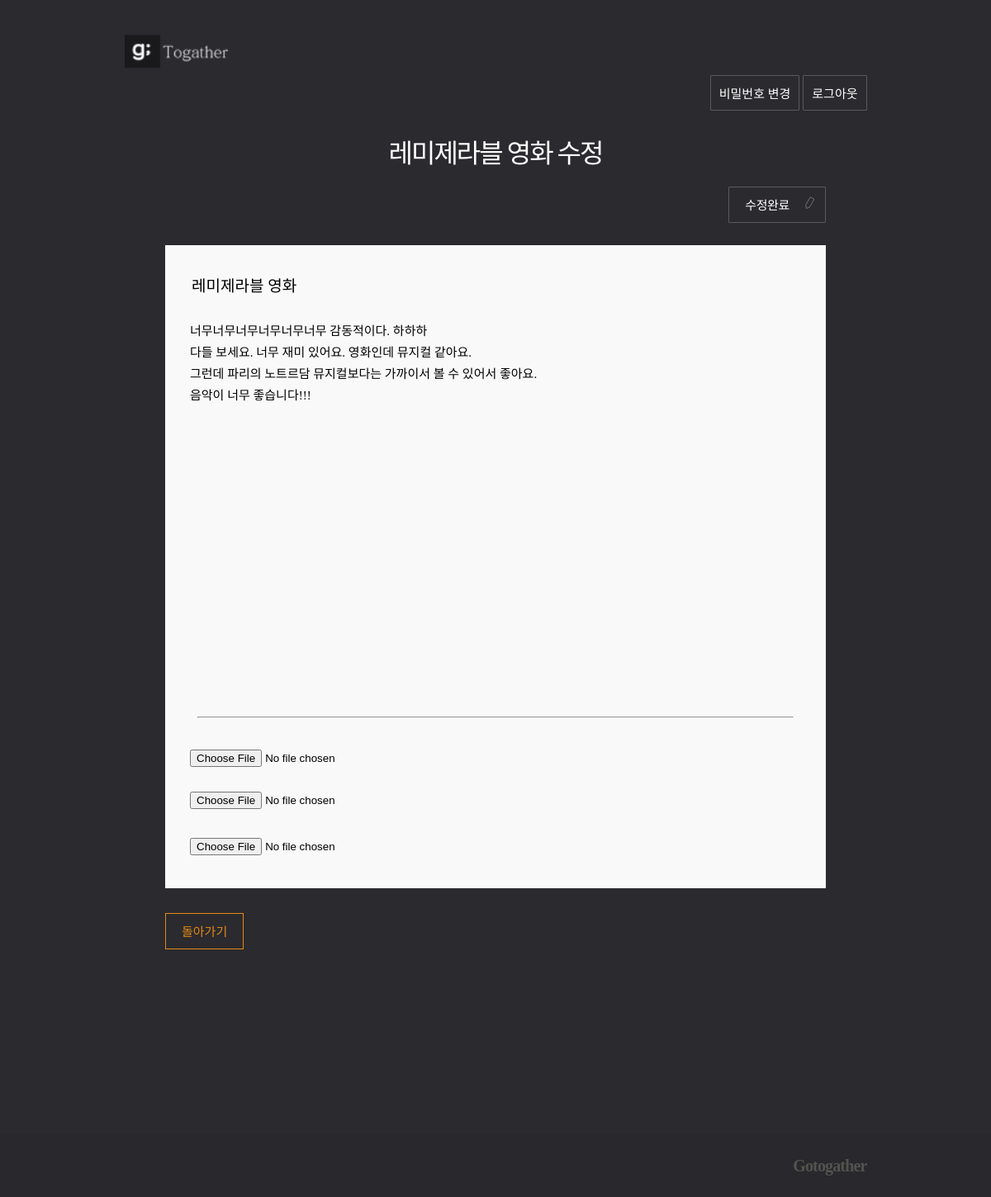
Page /classes/23/lesson/9/posts/51/edit/ (signed in) on the committed database.
### posts/models.py (models this page shows, shortened)
class Post(models.Model):
  title = models.CharField(max_length=50)
  content = models.TextField(validators=[
      MinLengthValidator(10, '너무 짧군요! 10자 이상 적어주세요.')
  ])
  image1 = models.ImageField(upload_to="post_pics", blank=True)
  image2 = models.ImageField(upload_to="post_pics", blank=True)
  image3 = models.ImageField(upload_to="post_pics", blank=True)
  dt_created = models.DateTimeField(verbose_name="Date Created", auto_now_add=True)
  uplesson = models.ForeignKey(Lesson, on_delete=CASCADE)
  author = models.ForeignKey(User, on_delete=DO_NOTHING)

### posts/views.py (the view, shortened to what this page needs)
# urls.py: path('classes/<int:class_id>/lesson/<int:lesson_id>/posts/<int:post_id>/edit/', views.PostUpdateView.as_view(), name='post-update'),
class PostUpdateView(LoginRequiredMixin, UserPassesTestMixin, UpdateView):
  model = Post
  template_name = "posts/post_form.html"
  lookup_url_kwarg = "lesson_id"
  lookup_field = "class_id"
  pk_url_kwarg = "post_id"
  form_class = PostForm
  redirect_unauthenticated_users = True
  raise_exception = True
  def get_context_data(self, **kwargs):
    context = super().get_context_data(**kwargs)
    post_id = self.kwargs.get("post_id")
    lesson_id = self.kwargs.get("lesson_id")
    class_id = self.kwargs.get("class_id")
    context["post"] = Post.objects.get(id=post_id)
    context["lesson"] = Lesson.objects.get(id=lesson_id)
    context["class"] = Class.objects.get(id=class_id)
    return context

### posts/forms.py (shortened to what this page needs)
class PostForm(forms.ModelForm):
  class Meta:
    model = Post
    fields = [
      'title',
      'content',
      'image1',
      'image2',
      'image3',
    ]
    widgets = {
      'title': forms.TextInput(attrs={
        'class': 'title',
        'placeholder': '책이름 숫자 (예: 레미제라블5)'}),
      'content': forms.Textarea(attrs={
        'placeholder': '내용을 입력하세요'})
      }

### posts/templates/posts/post_form.html (shortened to what this page needs)
{% extends './base.html' %}
{% load static %}
{% block css %}
    <link rel="stylesheet" href="{% static 'posts/css/post_form.css' %}">
{% endblock css %}
{% block post_header %}
    <h1 class="header">
      {% if post %}
        {{post.title}} 수정
      {% else %}
        글쓰기
      {% endif %}
    </h1>
{% endblock post_header %}
{% block content %}
    <form method="post" enctype="multipart/form-data">{% csrf_token %}
        <div class="submit">
          {% if post %}
            <input type="submit" value="수정완료">
          {% else %}
            <input type="submit" value="작성완료">
          {% endif %}
        </div>
        <div class="editor">
            <p class="nonpadding">{{form.title}}</p>
            <p>{{form.content}}</p>
            <hr id="hr">
            <p class="imagefield">
              {{form.image1}}
            </p>
            <p class="imagefield">
              {{form.image2}}
            </p>
            <p class="lastimagefield">
              {{form.image3}}
            </p>
        </div>
    </form>
    <div class="btn_back">
      {% if post %}
        <a href="{% url 'post-detail' class.id lesson.id post.id %}">돌아가기</a>
      {% else %}
        <a href="{% url 'post-list' class.id lesson.id %}">돌아가기</a>
      {% endif %}
    </div>
{% endblock content %}

### posts/static/posts/css/post_form.css (style rules this page uses)
h1,h2,h3,p,a,ul,li { margin: 0; padding: 0; font-family : 'NanumMyeongjo'; font-weight: 200; list-style: none; text-decoration: none; outline: none; color: black; }
html { position: relative; min-height: 100%; margin: 0; }
body { min-height: 100%; margin: 0; padding: 0; background: #2b2a2e; -webkit-font-smoothing: antialiased; -moz-osx-font-smoothing: auto; }
h1 { text-align: center; font-size: 32px; letter-spacing: -2px; color: #fff; }
.submit { margin-bottom: 27px; text-align: right; }
input[type="submit"] { padding: 10px 43px 11px 19px; font-size: 15px; font-family : 'NanumMyeongjo'; color: #fff; border: 1px solid #5b595f; border-radius: 1px; letter-spacing: -0.35px; background: url(../images/pen.svg)no-repeat 89px 11px/16px; cursor: pointer; }
.editor { background: #f9f9f9; }
input[type="text"] { display: block; width: 100%; border: none; font-size: 19px; font-family : 'NanumMyeongjo'; background-color: transparent; box-sizing: border-box; }
.nonpadding { padding: 35px 33px 0 30px; }
textarea { width: 100%; height: 500px; padding: 33px 33px 30px 30px; border: none; font-size: 15px; line-height: 1.73; font-family : 'NanumMyeongjo'; background-color: transparent; resize: none; box-sizing: border-box; }
textarea,input:focus { outline: none; }
textarea::placeholder { color: #a9abb7; letter-spacing: -0.44px; }
input::placeholder { color: #a9abb7; letter-spacing: -0.44px; }
.btn_back a { display: inline-block; margin-top: 30px; padding: 10px 19px 11px; color: #e38917; font-size: 15px; border: 1px solid #e38917; }
.header { margin-top: 80px; }
.imagefield { padding: 30px 33px 0 30px; }
.lastimagefield { padding: 35px 33px 40px 30px; }
#hr { width: 720px; }

### rows in the picture
Post: title "레미제라블 영화", content "너무너무너무너무너무너무 감동적이다. 하하하 다들 보세요. 너무 재미 있어요. 영화인데 뮤지컬 같아요. 그런데 파리의 노트르담 뮤지컬보다는 가까이서 볼 수 있어서 좋아요. 음악이 너무 좋습니다!!!"
